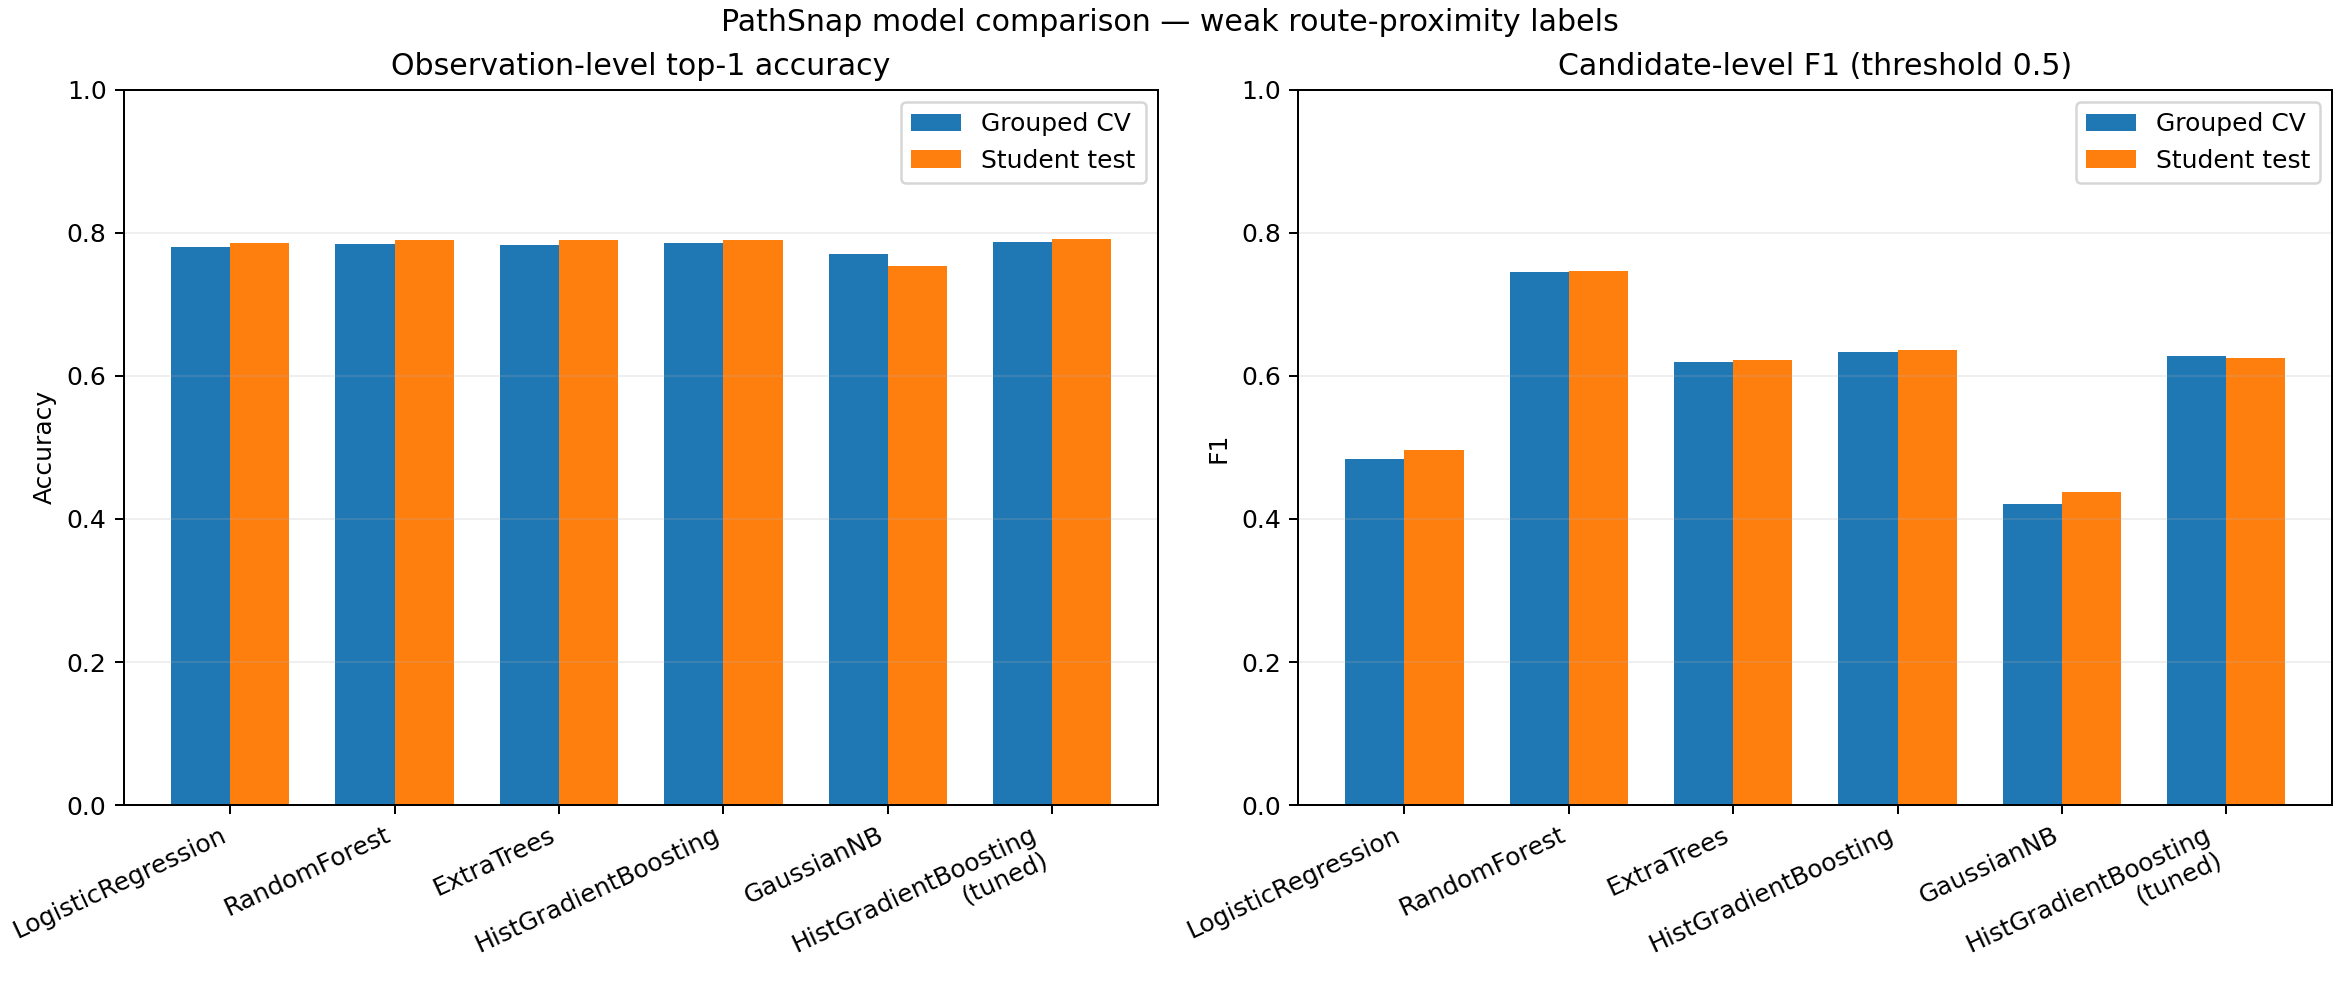

Source code (Python):
"""Create comparison graphs from recorded CV and student-test metrics."""
from pathlib import Path

import matplotlib
matplotlib.use("Agg")
import matplotlib.pyplot as plt
import numpy as np
import pandas as pd

from models.common import MODEL_DIR


def main() -> None:
    comparison = pd.read_csv(MODEL_DIR / "model_comparison.csv")
    labels = comparison.model.astype(str).str.replace(" (Bayesian tuned)", "\n(tuned)", regex=False)
    x = np.arange(len(comparison))
    width = 0.36
    fig, axes = plt.subplots(1, 2, figsize=(13, 5.5), constrained_layout=True)
    axes[0].bar(x - width / 2, comparison.cv_observation_top1_accuracy, width, label="Grouped CV")
    axes[0].bar(x + width / 2, comparison.student_test_observation_top1_accuracy, width, label="Student test")
    axes[0].set_title("Observation-level top-1 accuracy")
    axes[0].set_ylim(0, 1)
    axes[0].set_ylabel("Accuracy")
    axes[0].legend()
    axes[1].bar(x - width / 2, comparison.cv_f1, width, label="Grouped CV")
    axes[1].bar(x + width / 2, comparison.student_test_f1, width, label="Student test")
    axes[1].set_title("Candidate-level F1 (threshold 0.5)")
    axes[1].set_ylim(0, 1)
    axes[1].set_ylabel("F1")
    axes[1].legend()
    for ax in axes:
        ax.set_xticks(x, labels, rotation=25, ha="right")
        ax.grid(axis="y", alpha=.2)
    fig.suptitle("PathSnap model comparison — weak route-proximity labels")
    fig.savefig(MODEL_DIR / "model_comparison.png", dpi=180)
    plt.close(fig)
    print(f"Wrote {MODEL_DIR / 'model_comparison.png'}")


if __name__ == "__main__":
    main()
